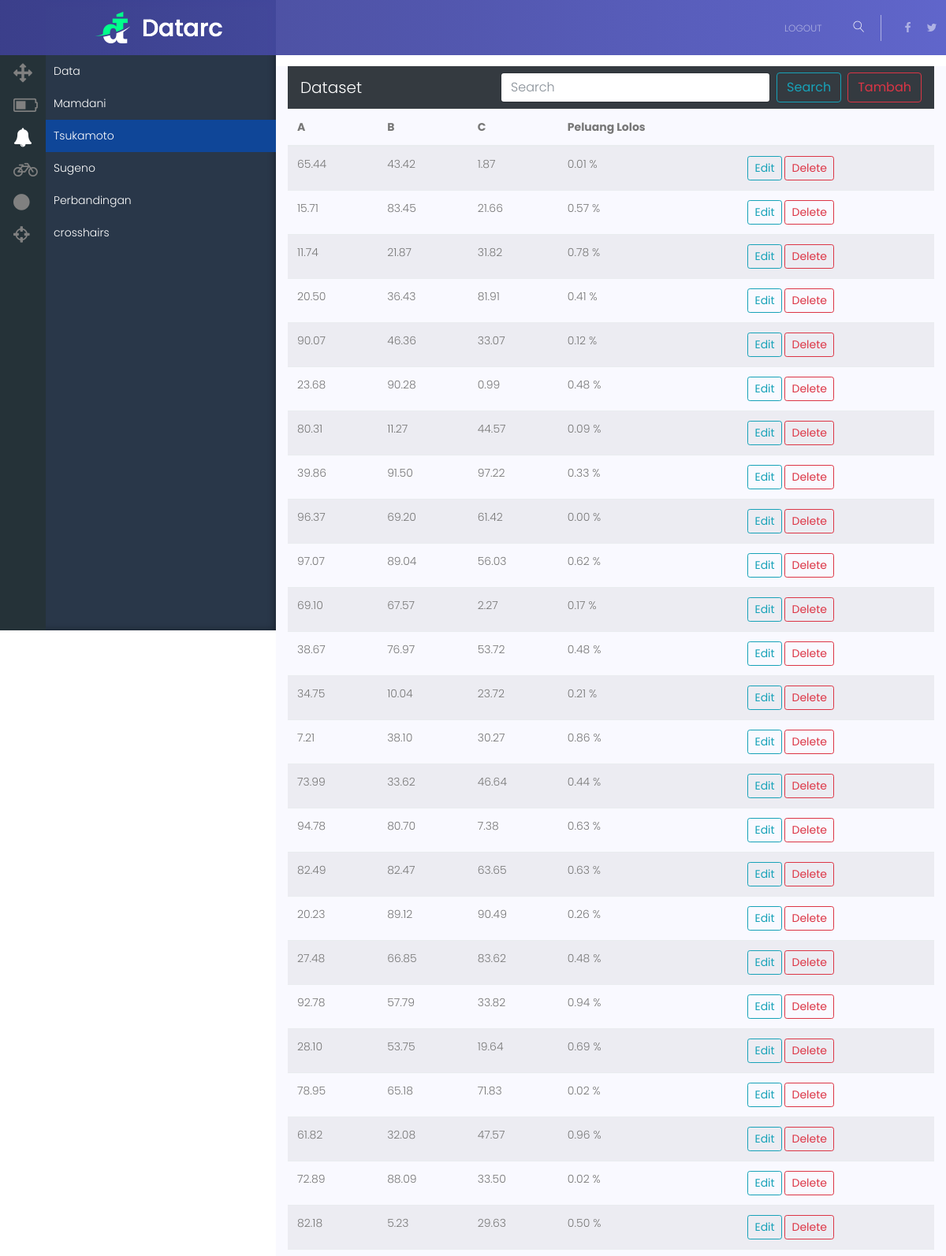
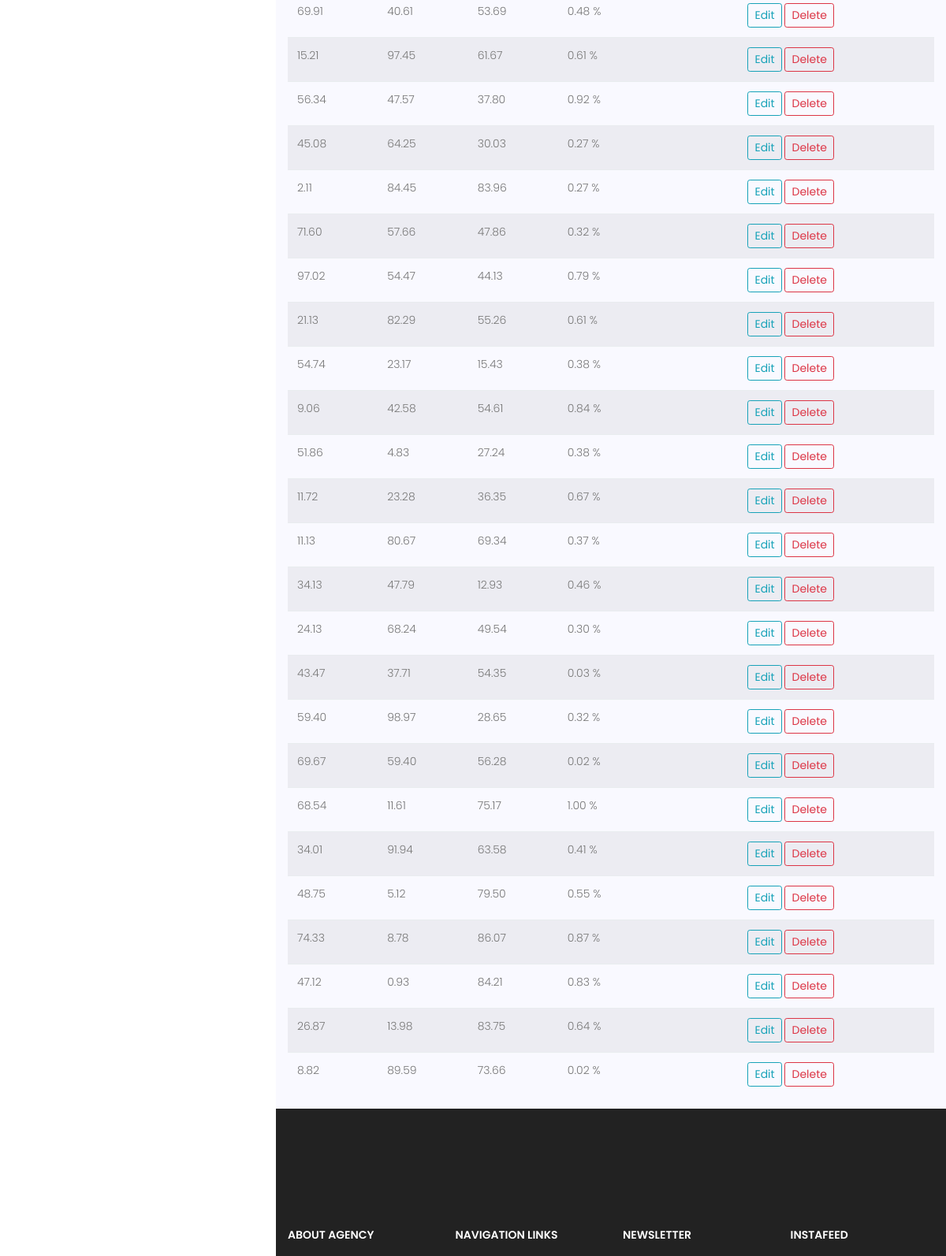
Page /app/data (signed in, upper part) on the earlier database version (2 pictures, top to bottom).
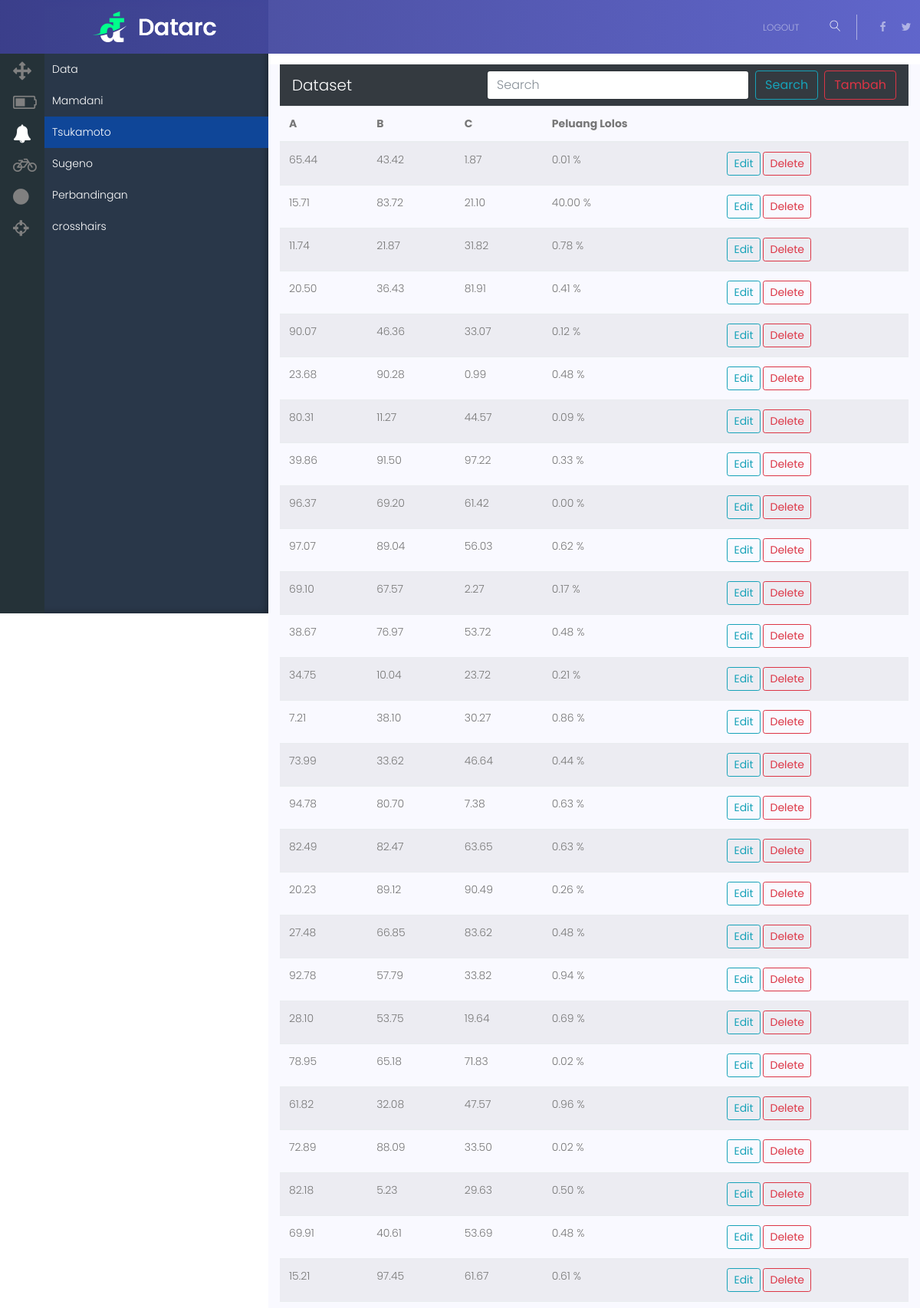
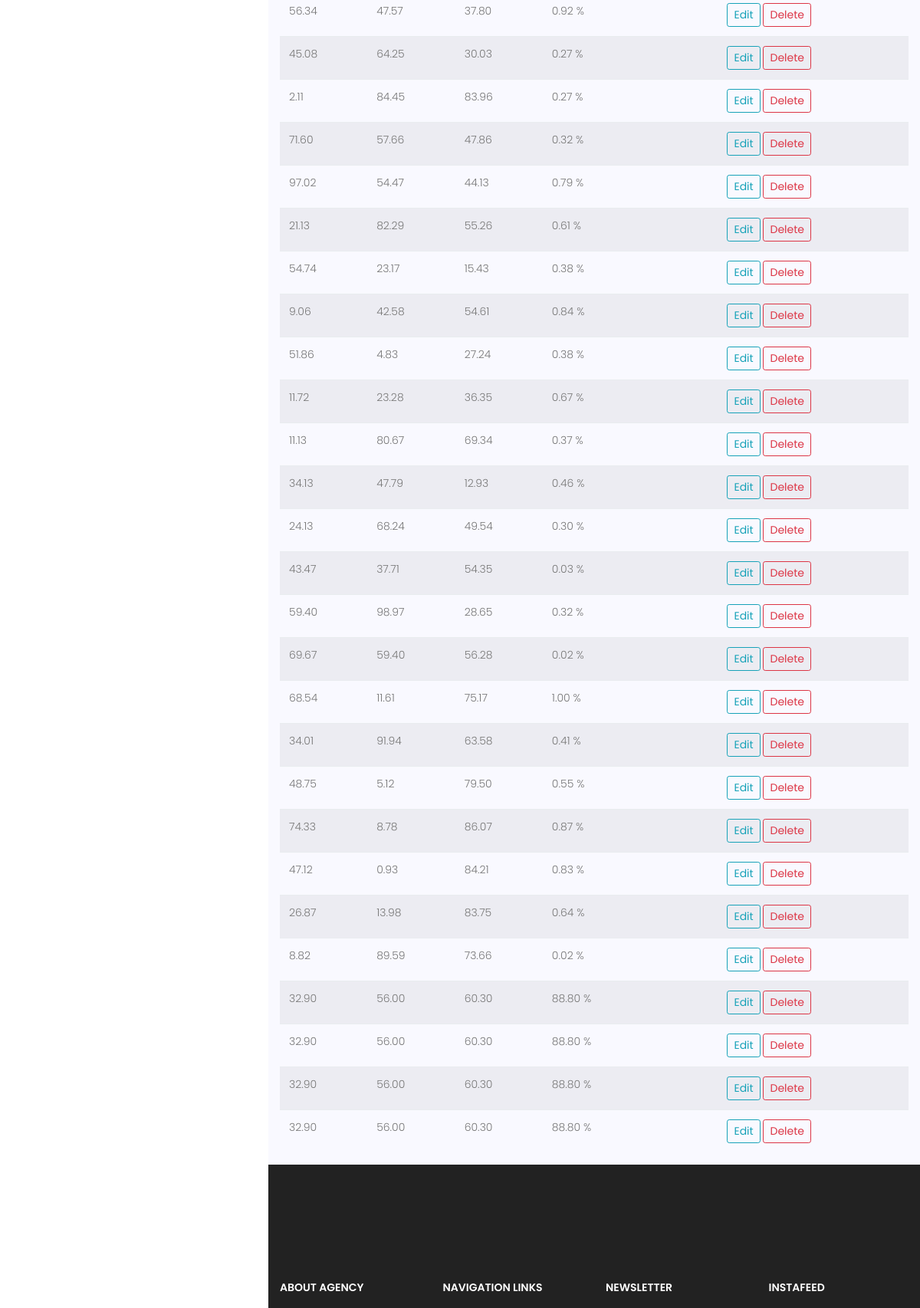
Same page on the later database version (2 pictures, top to bottom).
### app/model.py (models this page shows)
class AppData(Base):
    __tablename__ = 'app_data'
    id = Column(Integer, primary_key=True)
    a = Column(Float, default=0.0)
    b = Column(Float, default=0.0)
    c = Column(Float, default=0.0)
    target = Column(Float, default=0.0)

### app/main_app.py (the view)
@bp.route('/data')
@dbsession_required
@login_required
def data():
    dbsession = g.get('dbsession')
    xs = dbsession.query(AppData).all()
    return render_template('app/data.html', xs=xs)

### app/auth.py (called while the page is built)
def login_required(f):
    @wraps(f)
    def decorated_function(*args, **kwargs):
        if 'user_id' not in session:
            return redirect(url_for('/auth/login'), next=request.url)
        return f(*args, **kwargs)
    return decorated_function

### app/model.py (called while the page is built)
def create_session():
    Base.metadata.bind = engine
    session = DBSession(bind=engine)
    return session

def dbsession_required(f):
    @wraps(f)
    def wrap(*args, **kwargs):
        dbsession = g.pop('dbsession', None)
        if dbsession is None:
            g.dbsession = create_session()
        return f(*args, **kwargs)
    return wrap

def close_session(e=None):
    session = g.pop('dbsession', None)
    if session is not None:
        session.close()

### app/templates/app/data.html (shortened to what this page needs)
<!DOCTYPE html>
<html lang="zxx" class="no-js">
  <head>
    {% include 'commons/header.html' %}
    <link rel="stylesheet" href="/static/css/sidebar.css" />
  </head>
	<body>
    {% include 'app/commons/static-nav.html' %}
    {% include 'app/commons/sidebar.html' %}
    <div id="app-wrapper" class="top-section">
      <section class="gray-bg full-height">
        <div class="container-fluid">
          <nav class="navbar navbar-expand-lg navbar-dark bg-dark">
            <a class="navbar-brand" href="#">Dataset</a>
            <div class="collapse navbar-collapse" id="navbarColor01">
              <form class="form-inline">
                <input class="form-control mr-sm-2" placeholder="Search" aria-label="Search" type="search">
                <button class="btn btn-outline-info my-2 my-sm-0 mr-sm-2" type="submit">Search</button>
                <a href="/app/data/tambah" class="btn btn-outline-danger my-2 my-sm-0" type="button">Tambah</a>
              </form>
            </div>
          </nav>
          <div class="row">
            <div class="col-md-12">
              <table class="table table-striped">
                <thead>
                  <tr>
                    <th>A</th>
                    <th>B</th>
                    <th>C</th>
                    <th>Peluang Lolos</th>
                    <th></th>
                  </tr>
                  <tbody>
                    {% for x in xs %}
                      <tr>
                        <td>
                          {{ '%0.2f' | format(x.a) }}
                        </td>
                        <td>
                          {{ '%0.2f' | format(x.b) }}
                        </td>
                        <td>
                          {{ '%0.2f' | format(x.c) }}
                        </td>
                        <td>
                          {{ '%0.2f' | format(x.target) }} %
                        </td>
                        <td>
                          <a class="btn btn-sm btn-outline-info" href="/app/data/edit?id={{ x.id }}">Edit</a>
                          <a class="btn btn-sm btn-outline-danger" href="/app/data/delete?id={{ x.id }}">Delete</a>
                        </td>
                      </tr>
                    {% endfor %}
                  </tbody>
                </thead>
              </table>
            </div>
          </div>
        </div>
      </section>
      {% include 'commons/footer.html' %}
    </div>
	</body>
</html>

### app/templates/commons/header.html (shortened to what this page needs)
  <link rel="stylesheet" href="/static/css/linearicons.css">
  <link rel="stylesheet" href="/static/css/owl.carousel.css">
  <link rel="stylesheet" href="/static/css/font-awesome.min.css">
  <link rel="stylesheet" href="/static/css/animate.css">
  <link rel="stylesheet" href="/static/css/bootstrap.css">
  <link rel="stylesheet" href="/static/css/main.css">

### app/templates/app/commons/static-nav.html (shortened to what this page needs)
<header class="default-header">
    <div class="sticky-wrapper is-sticky" style="height: 70px">
      <div class="static-header" style="width: 1351px; position: fixed; top: 0px;">
        <div class="container">
          <div class="header-content d-flex justify-content-between align-items-center">
            <div class="logo">
              <a href="/" class="smooth"><img src="/static/img/logo.png" alt=""></a>
            </div>
            <div class="right-bar d-flex align-items-center">
              <nav class="d-flex align-items-center">
                <ul class="main-menu">
                  <li><a href="/auth/logout">Logout</a></li>
                </ul>
              </nav>
              <div class="search relative">
                <span class="lnr lnr-magnifier"></span>
              </div>
              <div class="header-social d-flex align-items-center">
                <a href="#"><i class="fa fa-facebook"></i></a>
                <a href="#"><i class="fa fa-twitter"></i></a>
              </div>
            </div>
          </div>
        </div>
      </div>
    </div>
  </header>

### app/templates/app/commons/sidebar.html
<div class="wrapper">
    <aside class="main_sidebar">
        <ul>
            <li><i class="fa fa-arrows"></i><a href="/app/data">Data</a></li>
            <li><i class="fa fa-battery-2"></i><a href="#">Mamdani</a></li>
            <li class="active"><i class="fa fa-bell"></i><a href="#">Tsukamoto</a></li>
            <li><i class="fa fa-bicycle"></i><a href="#">Sugeno</a></li>
            <li><i class="fa fa-circle"></i><a href="#">Perbandingan</a></li>
            <li><i class="fa fa-crosshairs"></i><a href="#">crosshairs</a></li>
        </ul>
    </aside>
    <div class="mian">
        <h1>Prakash </h1>
    </div>
</div>

### app/templates/commons/footer.html (shortened to what this page needs)
<footer class="section-full">
    <div class="container">
      <div class="row">
        <div class="col-lg-3 col-sm-6">
          <div class="single-footer-widget">
            <h6 class="text-white text-uppercase mb-20">About Agency</h6>
          </div>
        </div>
        <div class="col-lg-3 col-sm-6">
          <div class="single-footer-widget">
            <h6 class="text-white text-uppercase mb-20">Navigation Links</h6>
          </div>
        </div>
        <div class="col-lg-3 col-sm-6">
          <div class="single-footer-widget">
            <h6 class="text-white text-uppercase mb-20">Newsletter</h6>
          </div>
        </div>
        <div class="col-lg-3 col-sm-6">
          <div class="single-footer-widget">
            <h6 class="text-white text-uppercase mb-20">Instafeed</h6>
          </div>
        </div>
      </div>
    </div>
  </footer>

### app/static/css/main.css (style rules this page uses)
body { color: #777777; font-family: "Poppins", sans-serif; font-size: 14px; font-weight: 300; line-height: 1.5em; position: relative; }
ol, ul { margin: 0; padding: 0; list-style: none; }
a { -webkit-transition: all 0.3s ease 0s; -moz-transition: all 0.3s ease 0s; -o-transition: all 0.3s ease 0s; transition: all 0.3s ease 0s; }
a, a:focus, a:hover { text-decoration: none; outline: 0; color: #777777; }
.gray-bg { background: #f9f9ff; }
h1, h2, h3, h4, h5, h6 { font-family: "Poppins", sans-serif; color: #222222; line-height: 1.5em; margin-bottom: 0; margin-top: 0; font-weight: 600; }
h1, .h1 { font-size: 36px; }
h6, .h6 { font-size: 14px; color: #222222; }
td, th { border-radius: 0px; }
.mb-20 { margin-bottom: 20px; }
.text-white { color: #fff; }
.section-full { padding: 150px 0; }
.relative { position: relative; }
.default-header { position: absolute; top: 0; left: 0; width: 100%; z-index: 9; }
.default-header .right-bar { position: relative; }
.default-header nav .main-menu { display: -webkit-box; display: -webkit-flex; display: -moz-flex; display: -ms-flexbox; display: flex; -webkit-box-align: center; -ms-flex-align: center; -webkit-align-items: center; -moz-align-items: center; align-items: center; }
.default-header nav .main-menu a { display: inline-block; color: rgba(255, 255, 255, 0.5); margin: 0 20px; text-transform: uppercase; font-size: 12px; }
.search { padding: 6px 20px; border-right: 1px solid rgba(255, 255, 255, 0.5); cursor: pointer; }
.search span { color: #fff; }
.header-social { margin-left: 20px; }
.header-social a { margin: 0 5px; padding: 0 5px; display: inline-block; color: rgba(255, 255, 255, 0.5); }
footer { background: #222222; }
.single-footer-widget { margin-bottom: 30px; }
.static-header { padding: 15px 0; background: linear-gradient(to right, rgba(60, 64, 143, 0.95) 0%, rgba(91, 97, 207, 0.95) 100%); }
.full-height { min-height: 90vh; box-sizing: border-box; }

### app/static/css/sidebar.css (style rules this page uses)
.main_sidebar { min-height:100vh; position:fixed; padding-top: 70px; top:0; left:0; width:350px; transition: all 300ms cubic-bezier(0.65, 0.05, 0.36, 1); will-change: left, width; box-shadow: inset -1px 0 10px rgba(0, 0, 0, 0.4); background: #293749; }
.main_sidebar:after { content: ''; background-color: #253238; position: absolute; top: 0; z-index: -1; height: 100%; width: 58px; }
.main_sidebar ul { list-style:none; padding-left:58px; }
.main_sidebar ul li { padding:10px; }
.main_sidebar ul li a { color:#fff; display:block; }
.main_sidebar ul li i { float:left; color:grey; margin-left:-58px; font-size:24px; padding-left:7px; }
.main_sidebar ul li.active { background:#0f4698; }
.main_sidebar ul li.active i { color:#fff; }
#app-wrapper { margin-left: 350px; }
.top-section { padding-top: 30px; }

Differences in the rows shown:
changed AppData (number 2 of 54 on the later page): b "83.45" → "83.72"; c "21.66" → "21.10"; target "0.57" → "40.00"
added AppData: a "32.90", b "56.00", c "60.30", target "88.80"
added AppData: a "32.90", b "56.00", c "60.30", target "88.80"
added AppData: a "32.90", b "56.00", c "60.30", target "88.80"
added AppData: a "32.90", b "56.00", c "60.30", target "88.80"
